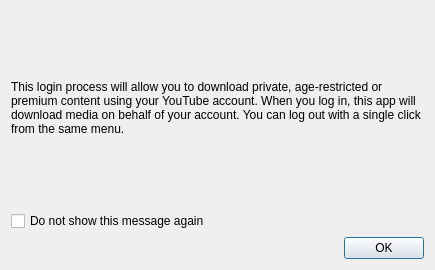
<?xml version="1.0" encoding="UTF-8"?>
<ui version="4.0">
 <class>LoginPromptDialog</class>
 <widget class="QDialog" name="LoginPromptDialog">
  <property name="geometry">
   <rect>
    <x>0</x>
    <y>0</y>
    <width>435</width>
    <height>270</height>
   </rect>
  </property>
  <property name="windowTitle">
   <string>Login Prompt</string>
  </property>
  <layout class="QVBoxLayout" name="verticalLayout">
   <item>
    <widget class="QLabel" name="label">
     <property name="text">
      <string>This login process will allow you to download private, age-restricted or premium content using your YouTube account. When you log in, this app will download media on behalf of your account. You can log out with a single click from the same menu.</string>
     </property>
     <property name="wordWrap">
      <bool>true</bool>
     </property>
    </widget>
   </item>
   <item>
    <widget class="QCheckBox" name="checkBox">
     <property name="text">
      <string>Do not show this message again</string>
     </property>
    </widget>
   </item>
   <item>
    <widget class="QDialogButtonBox" name="buttonBox">
     <property name="standardButtons">
      <set>QDialogButtonBox::StandardButton::Ok</set>
     </property>
    </widget>
   </item>
  </layout>
 </widget>
 <resources/>
 <connections/>
</ui>
